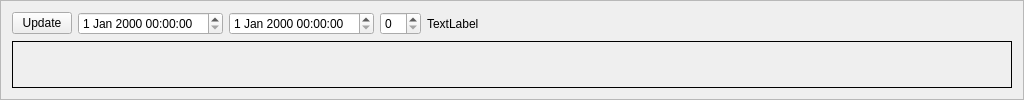
         <widget class="QFrame" name="chart1_frame">
          <property name="frameShape">
           <enum>QFrame::StyledPanel</enum>
          </property>
          <property name="frameShadow">
           <enum>QFrame::Raised</enum>
          </property>
          <layout class="QGridLayout" name="gridLayout_6">
           <item row="0" column="0">
            <layout class="QVBoxLayout" name="verticalLayout_4">
             <item>
              <layout class="QHBoxLayout" name="horizontalLayout_3">
               <item>
                <widget class="QPushButton" name="chart1Btn">
                 <property name="maximumSize">
                  <size>
                   <width>60</width>
                   <height>16777215</height>
                  </size>
                 </property>
                 <property name="text">
                  <string>Update</string>
                 </property>
                </widget>
               </item>
               <item>
                <widget class="QDateTimeEdit" name="chart1Start"/>
               </item>
               <item>
                <widget class="QDateTimeEdit" name="chart1End"/>
               </item>
               <item>
                <widget class="QSpinBox" name="chart1Interval">
                 <property name="toolTip">
                  <string>&lt;html&gt;&lt;head/&gt;&lt;body&gt;&lt;h3 style=&quot; margin-top:14px; margin-bottom:12px; margin-left:0px; margin-right:0px; -qt-block-indent:0; text-indent:0px;&quot;&gt;&lt;span style=&quot; font-size:large; font-weight:600; color:#2d04fa;&quot;&gt;Set Candle Interval Size.&lt;/span&gt;&lt;/h3&gt;&lt;/body&gt;&lt;/html&gt;</string>
                 </property>
                 <property name="maximum">
                  <number>60</number>
                 </property>
                </widget>
               </item>
               <item>
                <widget class="QLabel" name="chart1Name">
                 <property name="sizePolicy">
                  <sizepolicy hsizetype="Expanding" vsizetype="Preferred">
                   <horstretch>0</horstretch>
                   <verstretch>0</verstretch>
                  </sizepolicy>
                 </property>
                 <property name="text">
                  <string>TextLabel</string>
                 </property>
                </widget>
               </item>
              </layout>
             </item>
             <item>
              <widget class="ClickLabel" name="chart1">
               <property name="sizePolicy">
                <sizepolicy hsizetype="Preferred" vsizetype="Expanding">
                 <horstretch>0</horstretch>
                 <verstretch>0</verstretch>
                </sizepolicy>
               </property>
               <property name="minimumSize">
                <size>
                 <width>1000</width>
                 <height>0</height>
                </size>
               </property>
               <property name="mouseTracking">
                <bool>true</bool>
               </property>
               <property name="acceptDrops">
                <bool>true</bool>
               </property>
               <property name="styleSheet">
                <string notr="true">border: 1px solid black</string>
               </property>
               <property name="text">
                <string/>
               </property>
               <property name="pixmap">
                <pixmap>../../images/ZeroSubstanceCreation_220.png</pixmap>
               </property>
               <property name="scaledContents">
                <bool>true</bool>
               </property>
              </widget>
             </item>
            </layout>
           </item>
          </layout>
         </widget>
